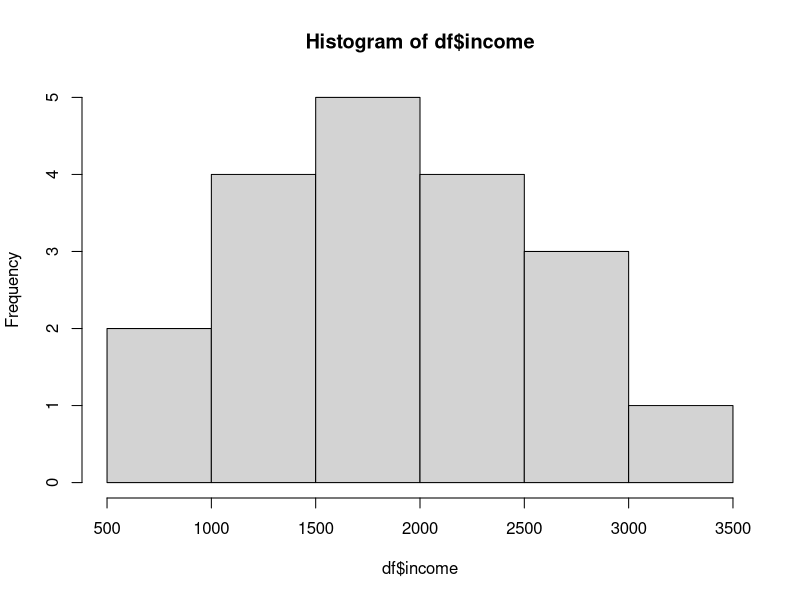
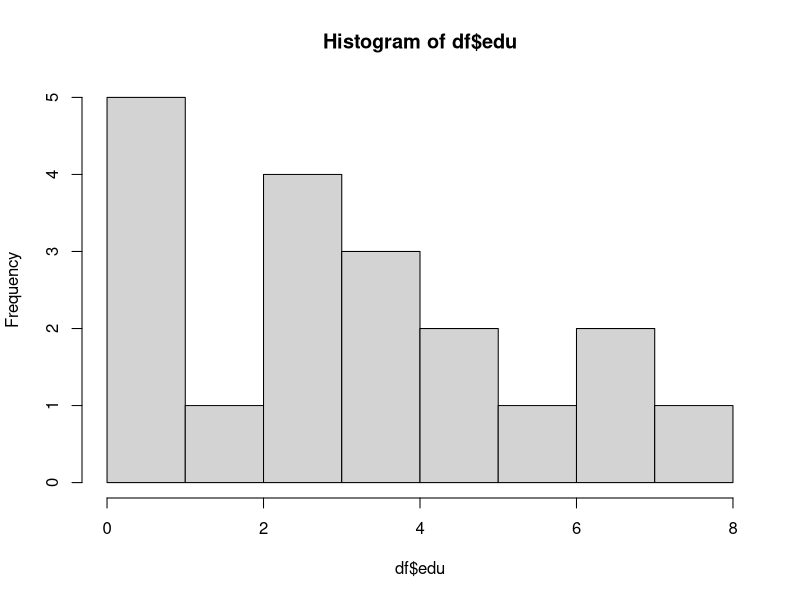
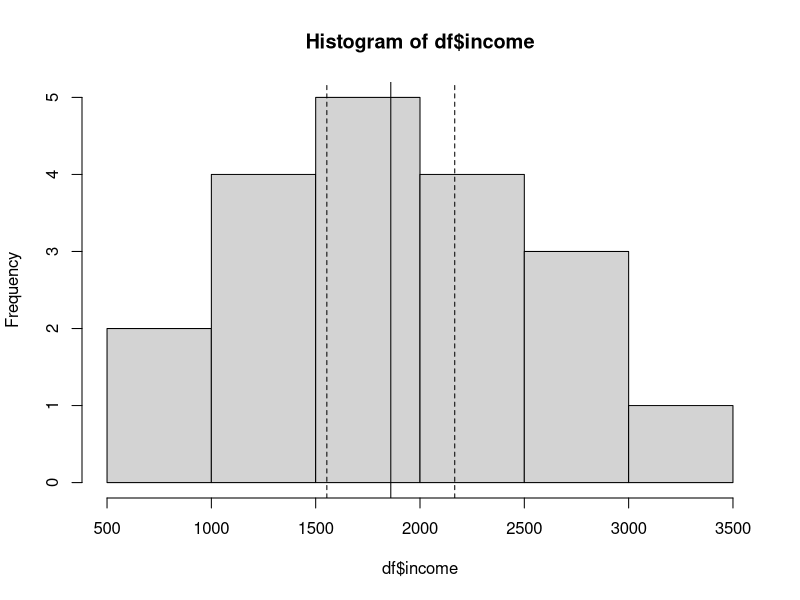
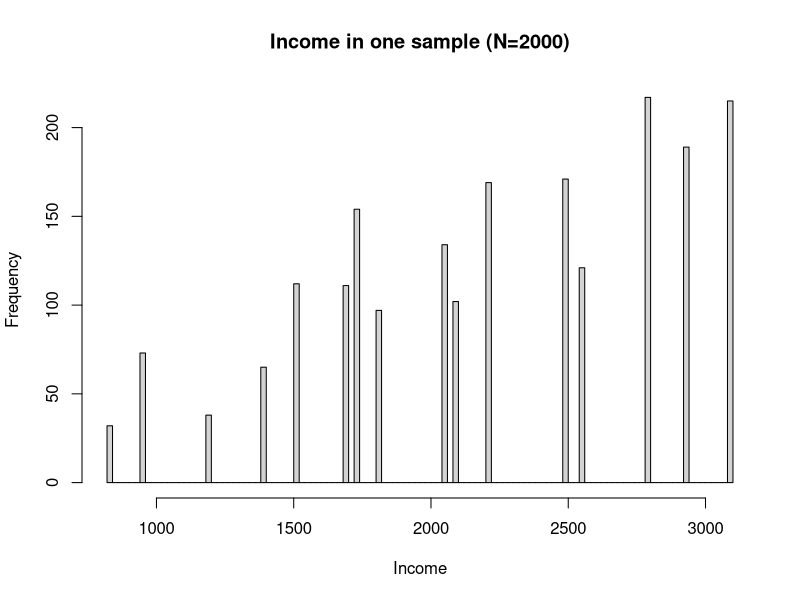
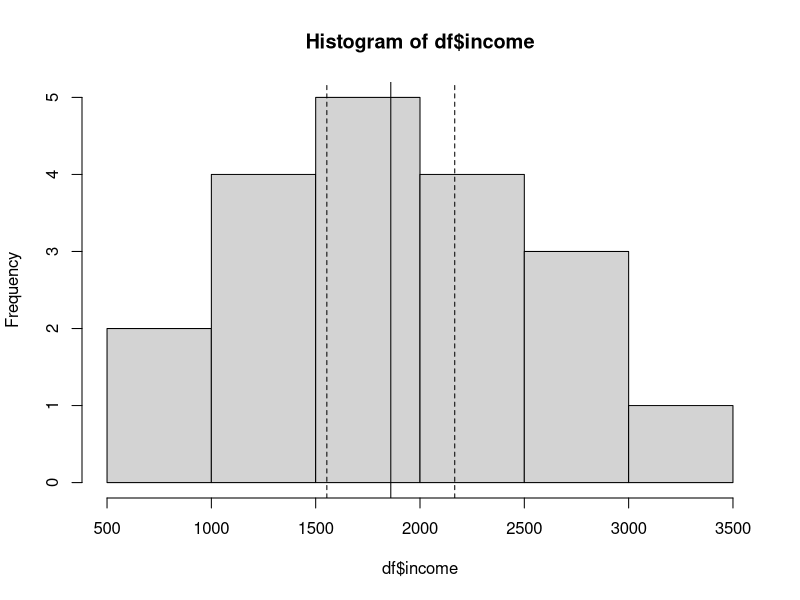
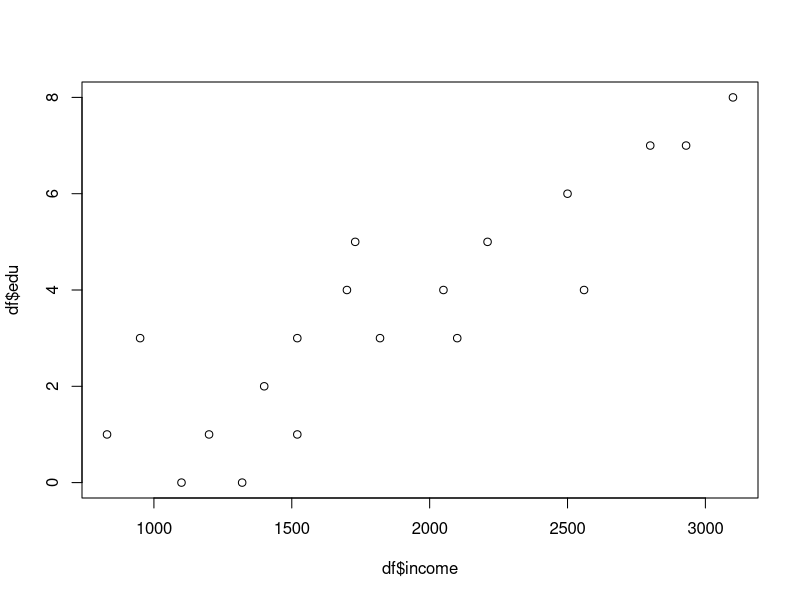
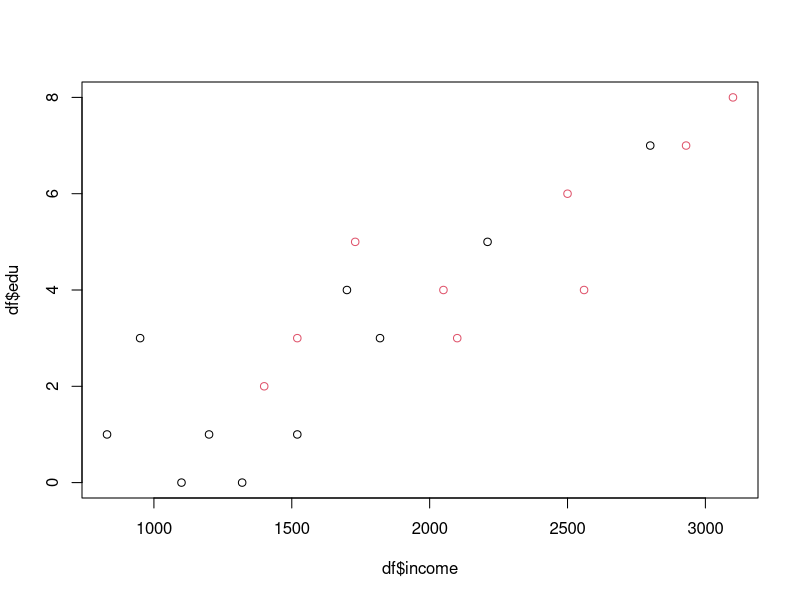
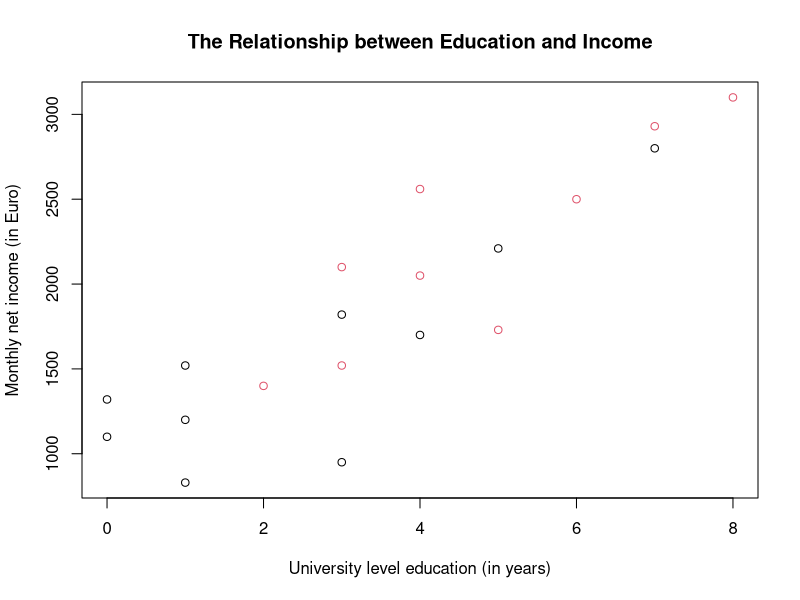

R code for these plots, in order:

# Applied Statistical Analysis I      
# Tutorial 1: Introduction & stats review                        

# Get working directory
getwd()

# Set working directory 
setwd("D:/TCD_courses/2024_2025Autumn/Applied StatsQuant Methods I_Fall 2024/tutorials/01")
getwd()

### Data collection ----------

# Load data 

df <- read.csv("fictional_data.csv")

# First step, look at data
View(df)
str(df) # Present structure of R object
?str

head(df)

tail(df, 2)

### Descriptive analysis ----------

### Income ###
hist(df$income) # Distribution
mean(df$income) # Central tendency, mean
var(df$income) # Variability, variance
sd(df$income) # Variability, standard deviation
sd(df$income)/sqrt(length((df$income))) # Variability, standard **error**

# Step by step
df$income
length((df$income))
sqrt(length((df$income)))
sqrt(19)
sd(df$income)/sqrt(length((df$income)))

### Education ###
hist(df$edu) # Distribution
mean(df$edu) # Central tendency, mean
var(df$edu) # Variability, variance
sd(df$edu) # Variability, standard deviation
sd(df$edu)/sqrt(length((df$edu))) # Variability, standard **error**

# Get summary statistics for entire dataset
summary(df)

# Which kind of inferences can we make with regards to the population,
# based on the sample data?
mean(df$income) # Sample mean is estimate for population mean
sd(df$income)/sqrt(length((df$income))) 
# Standard **error** (Sample standard deviation adjusted by sample size)
# is estimate for standard deviation of the sampling distribution

# Why do we need standard error again? --> to calculate measures of
# uncertainty for our point estimate (e.g., confidence intervals, and p-values)

### 95% Confidence level ###
# Definition: Point estimate +/- Margin of error, 
# where margin of error is a multiple of the standard error

# What do we need?
mean(df$income) # Point estimate
sd(df$income)/sqrt(length((df$income))) # Standard error

# How to find the multiple?
# Looking at the normal distribution, we see that 
# 95% of observations lie within +/-1.96 (approximately 2)
# standard errors of point estimate 

# Lower bound
upper_95 = (mean(df$income))+(1.96)*(sd(df$income)/sqrt(length((df$income))))

# Upper bound
lower_95 = (mean(df$income))-(1.96)*(sd(df$income)/sqrt(length((df$income))))

# Print
lower_95
mean(df$income)
upper_95

# How to calculate 99% confidence intervals?

### Histogram ###
hist(df$income)
abline(v=mean(df$income),col="black")
abline(v=lower_95,col="black",lty="dashed")
abline(v=upper_95,col="black",lty="dashed")


###Sampling###
s <- sample(df$income, size = 2000, replace = TRUE, prob = df$edu)

hist(s, breaks = 100, xlab = "Income", ylab = "Frequency", main = "Income in one sample (N=2000)")

# Mean of the population
print(weighted.mean(df$income, w = df$edu), digits = 6)
## 2244.33

# Mean of the one sample
print(mean(s), digits = 6)
## 2242.42

# Which kind of inferences can we make with regards to the population,
# based on the sample data?
mean(df$income) # Sample mean is estimate for population mean
sd(df$income)/sqrt(length((df$income))) 
# Standard **error** (Sample standard deviation adjusted by sample size)
# is estimate for standard deviation of the sampling distribution

# Why do we need standard error again? --> to calculate measures of
# uncertainty for our point estimate (e.g., confidence intervals, and p-values)

### 95% Confidence level ###
# Definition: Point estimate +/- Margin of error, 
# where margin of error is a multiple of the standard error

# What do we need?
mean(df$income) # Point estimate
sd(df$income)/sqrt(length((df$income))) # Standard error

# How to find the multiple?
# Looking at the normal distribution, we see that 
# 95% of observations lie within +/-1.96 (approximately 2)
# standard errors of point estimate 

# Lower bound
upper_95 = (mean(df$income))+(1.96)*(sd(df$income)/sqrt(length((df$income))))

# Upper bound
lower_95 = (mean(df$income))-(1.96)*(sd(df$income)/sqrt(length((df$income))))

# Print
lower_95
mean(df$income)
upper_95



# How to calculate 99% confidence intervals?


x <- rnorm(200, mean = 0, sd = 1) 
mean(x)
## -0.07337356

sd(x)
## 0.9675932

x <- rnorm(1000000, mean = 0, sd = 1) 
mean(x)
## -0.000101218

sd(x)
## 1.000413



#For the standard normal distribution, find the area to the left of x = 1.96
pnorm(q = 1.96)
## 0.9750021

pnorm(q = -1.96)
## 0.0249979

qnorm(0.025) ## -1.959964
qnorm(0.975) ## 1.959964


qnorm(0.005) ## -2.575829
qnorm(0.995) ## 2.575829


n <- length(df$income)
qt(0.025, n-1, lower.tail = T)
## -2.100922


### Histogram ###
hist(df$income)
abline(v=mean(df$income),col="black")
abline(v=lower_95,col="black",lty="dashed")
abline(v=upper_95,col="black",lty="dashed")


# Is there a relationship between education and income?

### Scatter plot ###
plot(df$income,df$edu)
plot(df$income,df$edu,
     col=df$cap+1) # Color over third variable (+1, because first color in R is white)

# Improve visualization and save
png(file="output/scatter_plot.png")
plot(df$edu,
     df$income,
     col=df$cap+1,
     ylab="Monthly net income (in Euro)",
     xlab="University level education (in years)",
     main="The Relationship between Education and Income")


# Add legend
legend(1000, 8, # x and y position of legend
       legend=c("Capital", "Non capital"),
       col=c("black","red"),
       pch=1) # Marker type (1 is default)
dev.off()















